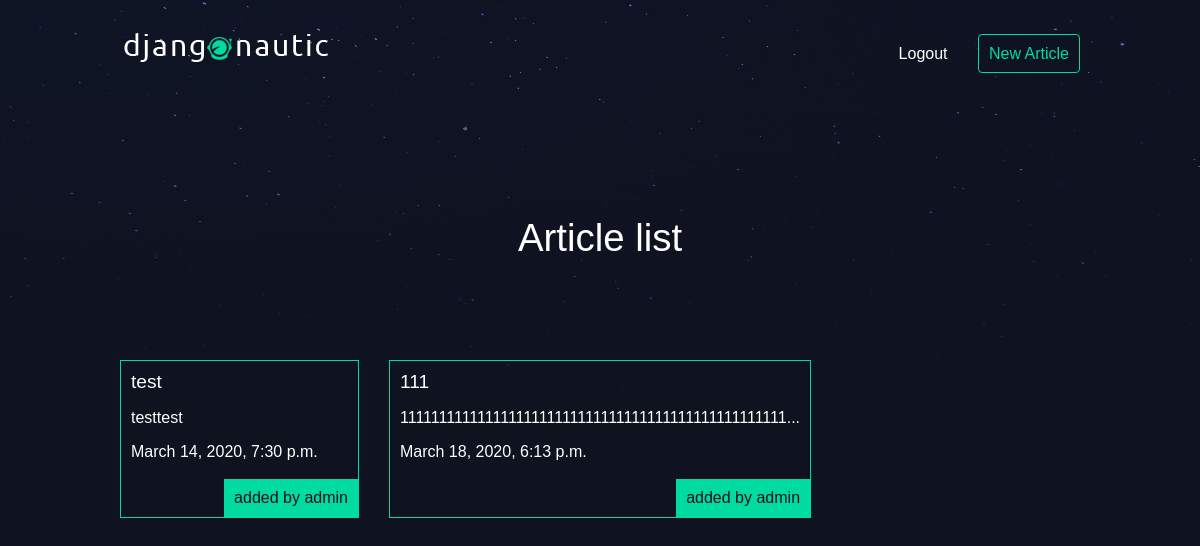
Screenshot of /articles/ (signed in) with the database file from the repository.
### articles/models.py (models this page shows, shortened)
class Article(models.Model):
    title = models.CharField(max_length=100)
    slug = models.SlugField()
    body = models.TextField()
    date = models.DateTimeField(auto_now_add=True)
    thumb = models.ImageField(default='default.png', blank=True)
    author = models.ForeignKey(User, default=None, on_delete=models.CASCADE)
    def snippet(self):
        if len(self.body) > 50:
            return self.body[:50] + '...'
        else:
            return self.body

### articles/views.py (the view)
# urls.py: path('', views.article_list, name='list'),
def article_list(request):
    articles = Article.objects.all().order_by('date')
    return render(request, 'articles/article_list.html', {'articles': articles})

### articles/templates/articles/article_list.html
{% extends 'base_layout.html' %}
{% block content %}
    <h1>Article list</h1>
    <div class="articles">
        {% for article in articles %}
            <div class="article">
                <h2><a href="{% url 'articles:detail' slug=article.slug %}">{{ article.title }}</a></h2>
                <p>{{ article.snippet }}</p>
                <p>{{ article.date }}</p>
                <p class="author">added by {{ article.author.username }}</p>
            </div>
        {% endfor %}
    </div>
{% endblock %}

### assets/styles.css (style rules this page uses)
body { background-color: #0f121f; background-image: url(stars.png); background-repeat: no-repeat; color: #fff; }
body * { font-family: 'Ubuntu', sans-serif; }
h1, h2, h3, h4, h5 { font-weight: normal; margin: 0; }
a, a:hover, a:visited { color: #fff; text-decoration: none; }
div.wrapper > h1 { text-align: center; margin: 100px auto; font-size: 2.4em }
.articles { display: grid; grid-template-columns: 1fr 1fr 1fr; grid-gap: 30px; }
.article { padding: 10px; border: 1px solid #00dba0; position: relative; padding-bottom: 40px; }
.article h2 { font-size: 1.2em; }
.article .author { padding: 10px; background: #00dba0; position: absolute; right: 0; bottom: 0; margin: 0; color: #0f121f; }
.article p { word-wrap: break-word; }

### rows the page displays
Article: title "test", snippet "testtest", date "March 14, 2020, 7:30 p.m.", author.username "admin"
Article: title "111", snippet "11111111111111111111111111111111111111111111111111...", date "March 18, 2020, 6:13 p.m.", author.username "admin"
